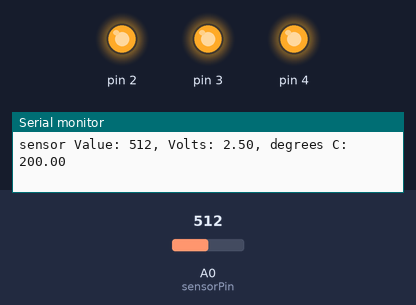
Simulated run of this sketch. Board: Arduino Uno, built with avr-gcc and run on an emulated ATmega328P. Parts: output pins drawn as LEDs (lit = HIGH), the last lines printed to the serial monitor. The inputs (shaded band) are chosen by the test bench; at power-on: A0 (sensorPin) = 512.

Above: at 1.2 s.
1.3 s: A0 (sensorPin) set to 171
4.3 s: A0 (sensorPin) set to 157
At 5.5 s:
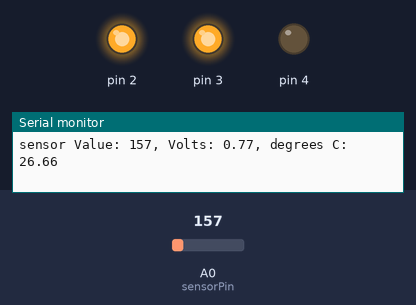
5.8 s: A0 (sensorPin) set to 122
At 7.0 s:
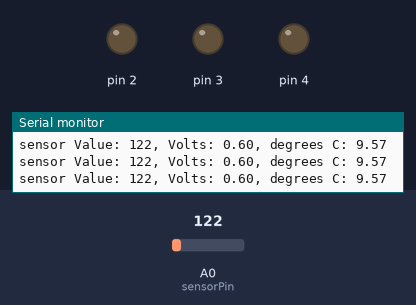
7.3 s: A0 (sensorPin) set to 1023
At 8.5 s:
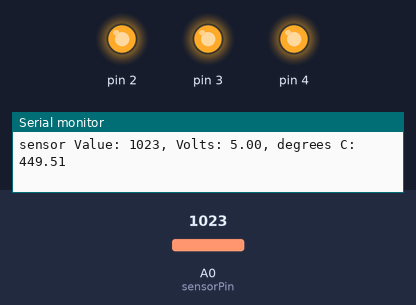
8.8 s: A0 (sensorPin) set to 0
At 10.3 s:
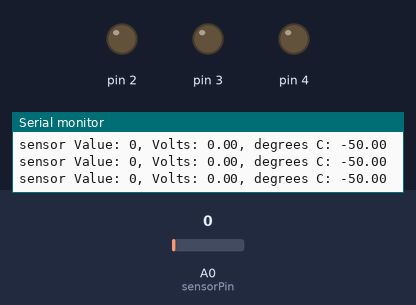
Timing chart, 0 to 11.3 s (numbered marks = the images above; inputs shaded):
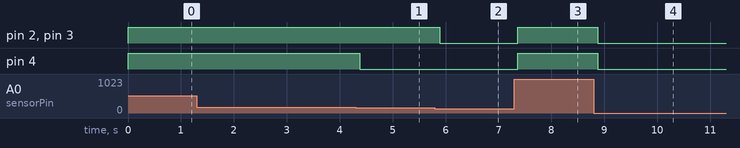

The sketch:

03_Love_O_Meter.ino
```cpp
// Konstante für Zugriff auf analogen Eingang, an dem der Temperatur-Sensor angeschlossen ist
const int sensorPin = A0;
// Konstante zum Speichern der Raumtemperatur, welche unserer Basislinie entspricht.
const float baselineTemp = 21.0;

void setup() {
  // Serielle Schnittstelle öffnen, damit die Werte des analogen Eingangs auf dem Computer
  // dargestellt werden können. begin() nimmt als Argument die Baudrate, in diesem
  // Fall 9600 Bits pro Sekunde.
  Serial.begin(9600);
  // For-Schleife wird dazu benutzt, die LED-Pins als Ausgänge zu setzen.
  for (int pinNumber = 2; pinNumber < 5; pinNumber++) {
    pinMode(pinNumber, OUTPUT);
    digitalWrite(pinNumber, LOW);
  }
}

void loop() {
  // Der analoge Wert des Sensors wird in der Variable sensorVal gespeichert.
  // Der Wert von sensorVal liegt zwischen 0 und 1023.
  int sensorVal = analogRead(sensorPin);

  // Die Fkt. Serial.print() wird dazu verwendet die ausgelesenen Sensorwerte
  // auf dem seriellen Monitor auszugeben.
  Serial.print("sensor Value: ");
  Serial.print(sensorVal);

  // Um die tasächliche Spannung auszurechnen, wird der gelesene Sensortwert umgerechnet.
  float voltage = (sensorVal / 1024.0) * 5.0;

  // Der umgerechnete Sensorwert wird ebenfalls auf dem seriellen Montior ausgegeben.
  Serial.print(", Volts: ");
  Serial.print(voltage);

  // Die Spannung wird in die Temperatur in Grad Celsius konvertiert.
  // Gemäss dem Datenblatt des Temperatursensors erhöht sich die Spannung
  // des Sensors um 10 mV bei einem Temperaturanstieg von 1 Grad Celsius.
  // Zusätzlich besitzt der Sensor eine Abweichung von 500 mV, damit auch
  // Temperaturen unterhalb des Gefrierpunkts gemessen werden können. Diese
  // Abweichung muss man bei der Konvertiertung von Volt zu Grad berücksichtigen.
  Serial.print(", degrees C: ");
  float temperature = (voltage - .5) * 100;
  Serial.println(temperature);

  // Wenn die gemessene Temperatur tiefer als die Basislinie ist, sollten alle LEDs
  // ausgeschalten werden.
  if (temperature < baselineTemp + 2) {
    digitalWrite(2, LOW);
    digitalWrite(3, LOW);
    digitalWrite(4, LOW);
  } // Wenn die gemessene Temperatur 2 - 4 Grad höher als die Basislinie ist, soll eine LED angeschaltet werden.
  else if (temperature >= baselineTemp + 2 && temperature < baselineTemp + 4) {
    digitalWrite(2, HIGH);
    digitalWrite(3, LOW);
    digitalWrite(4, LOW);
  } // Wenn die gemessene Temperatur 4 - 6 Grad höher als die Basislinie ist, soll eine zweite LED angeschaltet werden.
  else if (temperature >= baselineTemp + 4 && temperature < baselineTemp + 6) {
    digitalWrite(2, HIGH);
    digitalWrite(3, HIGH);
    digitalWrite(4, LOW);
  } // Wenn die gemessene Temperatur um mehr als 6 Grad höher als die Basislinie ist, sollen alle LEDs angeschaltet werden.
  else if (temperature >= baselineTemp + 6) {
    digitalWrite(2, HIGH);
    digitalWrite(3, HIGH);
    digitalWrite(4, HIGH);
  }
  // Da der Analog-Digital-Konverter nur mit einer bestimmten Geschwindigkeit liest,
  // muss man eine kleine Verzögerung einbauen.
  delay(1);
}
```

Measured:
- the behaviour switches between 158 and 157 on A0 (sensorPin) (found by bisection; images 0 and 1)
- after the input at 4.3 s, pin 4: HIGH → LOW after 0.08 s
- after the input at 5.8 s, pin 2, pin 3: HIGH → LOW after 0.09 s
- after the input at 7.3 s, pin 2–4: LOW → HIGH after 0.07 s
- after the input at 8.8 s, pin 2–4: HIGH → LOW after 0.08 s
